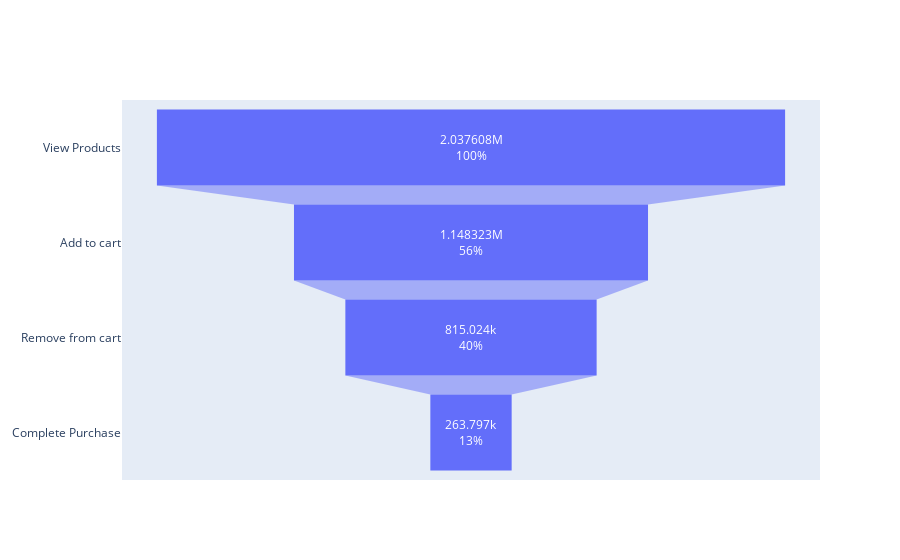

The notebook cell saved with this chart:
### Code cell
from plotly import graph_objects as go

funnel_stages = ['View Products', 'Add to cart', 'Remove from cart','Complete Purchase']


fig = go.Figure(go.Funnel( x=flow_count, y=funnel_stages, textinfo = 'value+percent initial'))
fig.show()

### Figure 1 — Plotly figure (JSON) as saved in the notebook; plotly's stock layout.template omitted (floating-point values rounded to 4 significant figures)
{"data": [{"textinfo": "value+percent initial", "type": "funnel", "x": [2037608, 1148323, 815024, 263797], "y": ["View Products", "Add to cart", "Remove from cart", "Complete Purchase"]}], "layout": {}}
